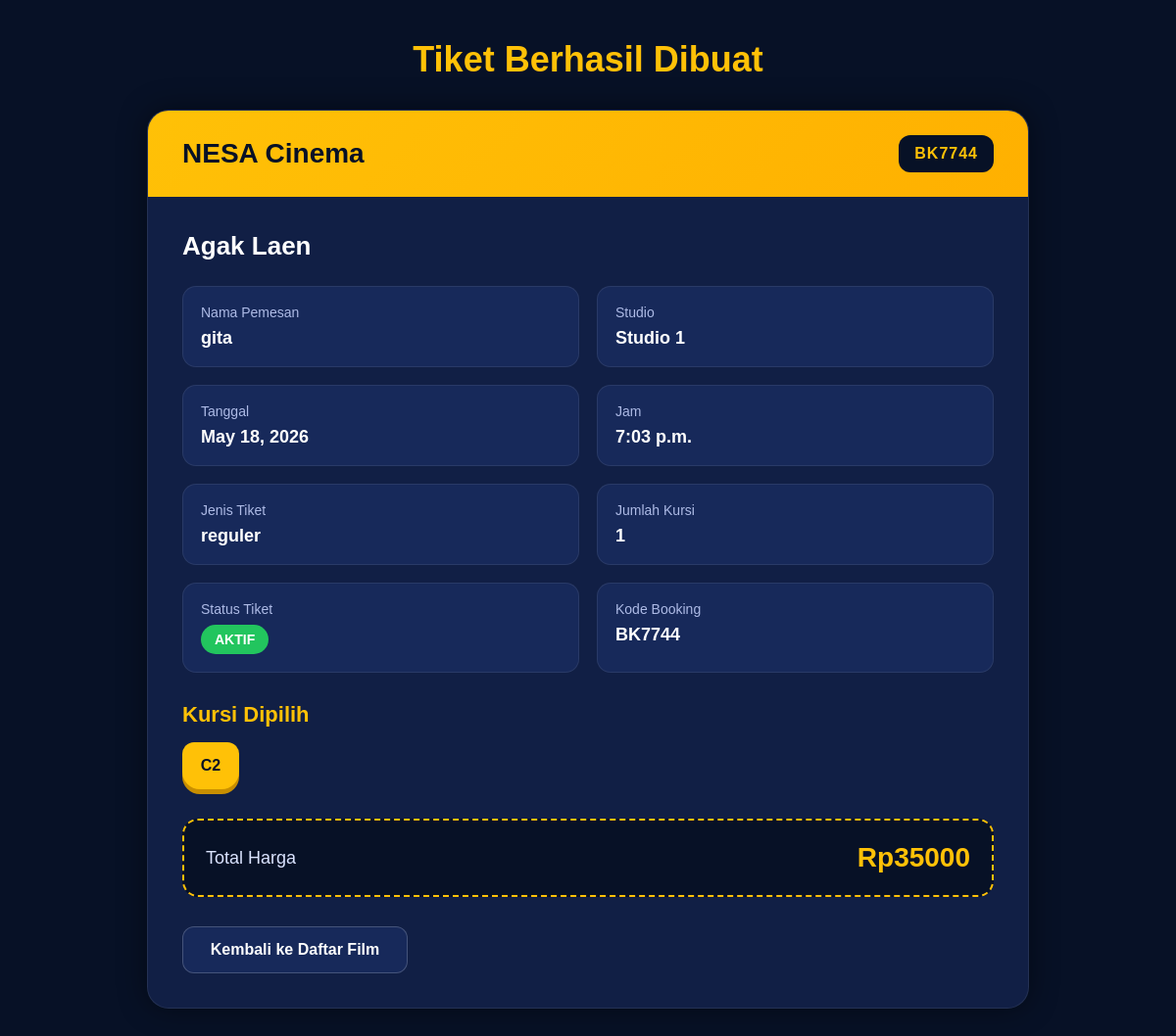
Page /booking/tiket/28/ on the committed database.
### booking/models.py (models this page shows, shortened)
class Tiket(models.Model):
    JENIS_TIKET_CHOICES = [
        ('reguler', 'Reguler'),
        ('pelajar', 'Pelajar'),
        ('weekend', 'Weekend'),
    ]
    STATUS_CHOICES = [
        ('AKTIF', 'Aktif'),
        ('BATAL', 'Batal'),
    ]
    kode_booking = models.CharField(max_length=20)
    nama_pemesan = models.CharField(max_length=100)
    jenis_tiket = models.CharField(max_length=20, choices=JENIS_TIKET_CHOICES)
    harga = models.IntegerField()
    jumlah_kursi = models.IntegerField()
    total_harga = models.IntegerField(default=0)
    status = models.CharField(
        max_length=20,
        choices=STATUS_CHOICES,
        default='AKTIF'
    )
    jadwal = models.ForeignKey(
        JadwalTayang,
        on_delete=models.CASCADE
    )
    kursi = models.ManyToManyField(Kursi)

class Kursi(models.Model):
    nomor_kursi = models.CharField(max_length=5)
    STATUS_CHOICES = [
        ('TERSEDIA', 'Tersedia'),
        ('DIPESAN', 'Dipesan'),
    ]
    status = models.CharField(
        max_length=20,
        choices=STATUS_CHOICES,
        default='TERSEDIA'
    )
    studio = models.ForeignKey(
        Studio,
        on_delete=models.CASCADE
    )

### movie/models.py (models this page shows, shortened)
class JadwalTayang(models.Model):
    film = models.ForeignKey(Film, on_delete=models.CASCADE)
    studio = models.ForeignKey(Studio, on_delete=models.CASCADE)
    tanggal = models.DateField()
    jam = models.TimeField()
    harga_dasar = models.PositiveIntegerField(default=35000)

class Film(models.Model):
    judul = models.CharField(max_length=100)
    genre = models.CharField(max_length=50)
    durasi = models.IntegerField()
    sinopsis = models.TextField()
    poster = models.ImageField(upload_to='poster/', blank=True, null=True)

class Studio(models.Model):
    nomor_studio = models.IntegerField()
    kapasitas = models.IntegerField()
    def __str__(self):
        return f"Studio {self.nomor_studio}"

### booking/views.py (the view)
# urls.py: path('tiket/<int:tiket_id>/', views.detail_tiket, name='detail_tiket'),
def detail_tiket(request, tiket_id):
    tiket = get_object_or_404(Tiket, id=tiket_id)
    return render(request, 'booking/detail_tiket.html', {
        'tiket': tiket
    })

### booking/templates/booking/detail_tiket.html (shortened to what this page needs)
{% load static %}
<!DOCTYPE html>
<html>
<head>
</head>
<body>
    <div class="container">
        <h1 class="title">Tiket Berhasil Dibuat</h1>
        <div class="ticket-card">
            <div class="ticket-header">
                <h2>NESA Cinema</h2>
                <div class="booking-code">
                    {{ tiket.kode_booking }}
                </div>
            </div>
            <div class="ticket-body">
                <h2 class="movie-title">
                    {{ tiket.jadwal.film.judul }}
                </h2>
                <div class="info-grid">
                    <div class="info-box">
                        <div class="info-label">Nama Pemesan</div>
                        <div class="info-value">{{ tiket.nama_pemesan }}</div>
                    </div>
                    <div class="info-box">
                        <div class="info-label">Studio</div>
                        <div class="info-value">{{ tiket.jadwal.studio }}</div>
                    </div>
                    <div class="info-box">
                        <div class="info-label">Tanggal</div>
                        <div class="info-value">{{ tiket.jadwal.tanggal }}</div>
                    </div>
                    <div class="info-box">
                        <div class="info-label">Jam</div>
                        <div class="info-value">{{ tiket.jadwal.jam }}</div>
                    </div>
                    <div class="info-box">
                        <div class="info-label">Jenis Tiket</div>
                        <div class="info-value">{{ tiket.jenis_tiket }}</div>
                    </div>
                    <div class="info-box">
                        <div class="info-label">Jumlah Kursi</div>
                        <div class="info-value">{{ tiket.jumlah_kursi }}</div>
                    </div>
                    <div class="info-box">
                        <div class="info-label">Status Tiket</div>
                        <div class="info-value">
                            {% if tiket.status == 'AKTIF' %}
                                <span class="status-aktif">{{ tiket.status }}</span>
                            {% else %}
                                <span class="status-batal">{{ tiket.status }}</span>
                            {% endif %}
                        </div>
                    </div>
                    <div class="info-box">
                        <div class="info-label">Kode Booking</div>
                        <div class="info-value">{{ tiket.kode_booking }}</div>
                    </div>
                </div>
                <h3 class="section-title">Kursi Dipilih</h3>
                <div class="seat-list">
                    {% for kursi in tiket.kursi.all %}
                        <div class="seat-chip">
                            {{ kursi.nomor_kursi }}
                        </div>
                    {% empty %}
                        <p>Belum ada kursi dipilih.</p>
                    {% endfor %}
                </div>
                <div class="total-box">
                    <div class="total-label">Total Harga</div>
                    <div class="total-price">Rp{{ tiket.total_harga }}</div>
                </div>
                <div class="button-group">
                    <a href="{% url 'movie:daftar_film' %}" class="btn btn-secondary">
                        Kembali ke Daftar Film
                    </a>
                </div>
            </div>
        </div>
    </div>
</body>
</html>

### booking/templates/booking/detail_tiket.html (style rules this page uses)
body { margin: 0; font-family: Arial, sans-serif; background: #071126; color: white; }
.container { width: 90%; max-width: 900px; margin: 40px auto; }
.title { text-align: center; color: #ffc107; font-size: 36px; margin-bottom: 30px; }
.ticket-card { background: #111f45; border-radius: 22px; overflow: hidden; box-shadow: 0 0 30px rgba(0, 0, 0, 0.45); border: 1px solid rgba(255, 255, 255, 0.08); }
.ticket-header { background: linear-gradient(135deg, #ffc107, #ffb000); color: #071126; padding: 25px 35px; display: flex; justify-content: space-between; align-items: center; }
.ticket-header h2 { margin: 0; font-size: 28px; }
.booking-code { background: #071126; color: #ffc107; padding: 10px 16px; border-radius: 12px; font-weight: bold; letter-spacing: 1px; }
.ticket-body { padding: 35px; }
.movie-title { font-size: 26px; margin: 0 0 25px 0; color: #ffffff; }
.info-grid { display: grid; grid-template-columns: repeat(2, 1fr); gap: 18px; margin-bottom: 30px; }
.info-box { background: #17295a; padding: 18px; border-radius: 14px; border: 1px solid rgba(255, 255, 255, 0.08); }
.info-label { color: #aebbe6; font-size: 14px; margin-bottom: 8px; }
.info-value { font-size: 18px; font-weight: bold; color: #ffffff; }
.status-aktif { display: inline-block; background: #22c55e; color: white; padding: 7px 14px; border-radius: 20px; font-size: 14px; font-weight: bold; }
.section-title { margin-top: 25px; margin-bottom: 15px; color: #ffc107; font-size: 22px; }
.seat-list { display: flex; gap: 12px; flex-wrap: wrap; margin-bottom: 30px; }
.seat-chip { width: 58px; height: 48px; background: #ffc107; color: #071126; border-radius: 12px 12px 18px 18px; display: flex; justify-content: center; align-items: center; font-weight: bold; box-shadow: 0 5px 0 #c98f00; }
.total-box { background: #071126; border: 2px dashed #ffc107; border-radius: 16px; padding: 22px; display: flex; justify-content: space-between; align-items: center; margin-top: 25px; margin-bottom: 30px; }
.total-label { font-size: 18px; color: #dbe4ff; }
.total-price { font-size: 28px; font-weight: bold; color: #ffc107; }
.button-group { display: flex; flex-direction: row; align-items: center; justify-content: flex-start; gap: 16px; margin-top: 30px; flex-wrap: wrap; }
.btn { display: inline-block; min-width: 230px; padding: 14px 22px; border-radius: 12px; text-decoration: none; font-weight: bold; border: none; cursor: pointer; text-align: center; box-sizing: border-box; font-size: 16px; transition: 0.2s; }
.btn-secondary { background: #17295a; color: white; border: 1px solid rgba(255, 255, 255, 0.2); }

### rows in the picture
Tiket: kode_booking "BK7744", jadwal.film.judul "Agak Laen", nama_pemesan "gita", jadwal.studio "Studio 1", jadwal.tanggal "May 18, 2026", jadwal.jam "7:03 p.m.", jenis_tiket "reguler", jumlah_kursi "1", status "AKTIF", total_harga "35000"
Kursi: nomor_kursi "C2"
